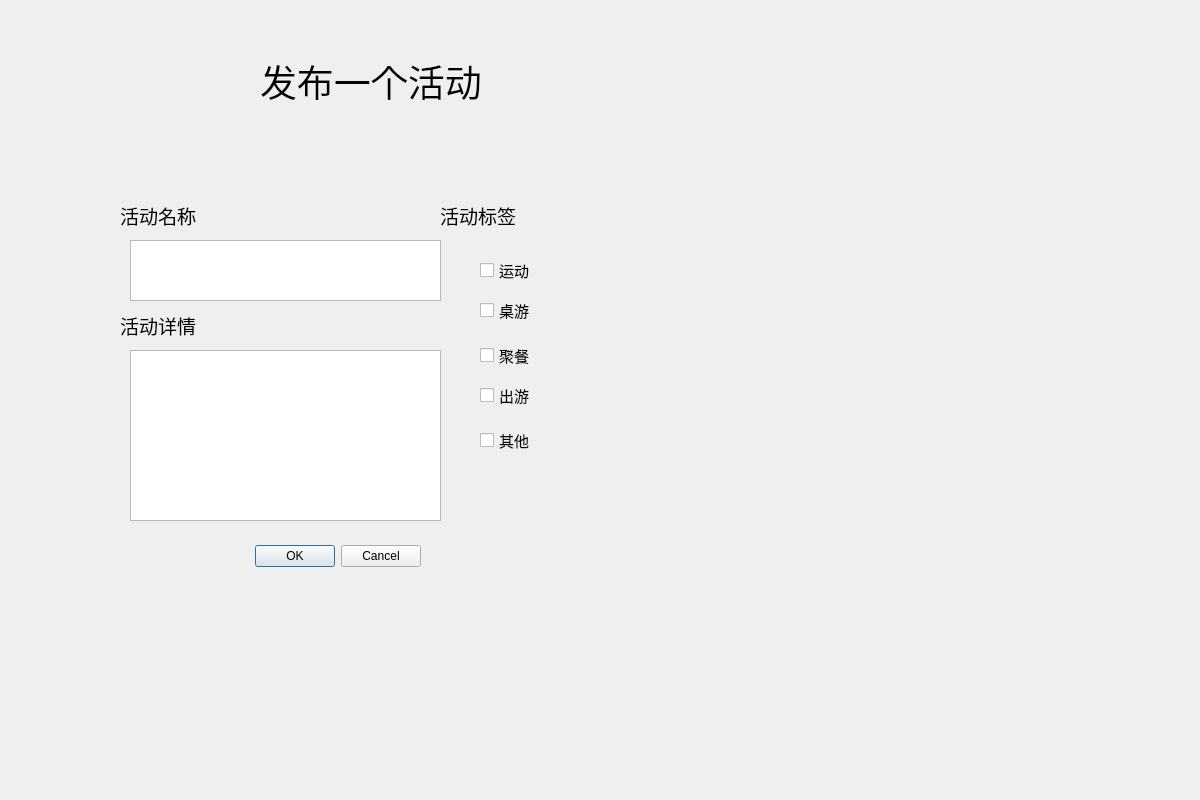
<?xml version="1.0" encoding="UTF-8"?>
<ui version="4.0">
 <class>publishWindow</class>
 <widget class="QDialog" name="publishWindow">
  <property name="windowModality">
   <enum>Qt::ApplicationModal</enum>
  </property>
  <property name="geometry">
   <rect>
    <x>0</x>
    <y>0</y>
    <width>1200</width>
    <height>800</height>
   </rect>
  </property>
  <property name="sizePolicy">
   <sizepolicy hsizetype="Fixed" vsizetype="Fixed">
    <horstretch>0</horstretch>
    <verstretch>0</verstretch>
   </sizepolicy>
  </property>
  <property name="minimumSize">
   <size>
    <width>1200</width>
    <height>800</height>
   </size>
  </property>
  <property name="maximumSize">
   <size>
    <width>1200</width>
    <height>800</height>
   </size>
  </property>
  <property name="windowTitle">
   <string>发起一个活动QAQ</string>
  </property>
  <widget class="QDialogButtonBox" name="publishButton">
   <property name="geometry">
    <rect>
     <x>210</x>
     <y>540</y>
     <width>211</width>
     <height>32</height>
    </rect>
   </property>
   <property name="orientation">
    <enum>Qt::Horizontal</enum>
   </property>
   <property name="standardButtons">
    <set>QDialogButtonBox::Cancel|QDialogButtonBox::Ok</set>
   </property>
  </widget>
  <widget class="QTextEdit" name="actDetail">
   <property name="geometry">
    <rect>
     <x>130</x>
     <y>350</y>
     <width>311</width>
     <height>171</height>
    </rect>
   </property>
   <property name="font">
    <font>
     <family>楷体</family>
     <pointsize>12</pointsize>
    </font>
   </property>
  </widget>
  <widget class="QLabel" name="label_actDetail">
   <property name="geometry">
    <rect>
     <x>120</x>
     <y>300</y>
     <width>131</width>
     <height>51</height>
    </rect>
   </property>
   <property name="font">
    <font>
     <family>楷体</family>
     <pointsize>14</pointsize>
    </font>
   </property>
   <property name="text">
    <string>活动详情</string>
   </property>
  </widget>
  <widget class="QCheckBox" name="checkBox_sports">
   <property name="geometry">
    <rect>
     <x>480</x>
     <y>260</y>
     <width>121</width>
     <height>21</height>
    </rect>
   </property>
   <property name="font">
    <font>
     <family>楷体</family>
     <pointsize>11</pointsize>
    </font>
   </property>
   <property name="text">
    <string>运动</string>
   </property>
  </widget>
  <widget class="QCheckBox" name="checkBox_boardgame">
   <property name="geometry">
    <rect>
     <x>480</x>
     <y>300</y>
     <width>121</width>
     <height>21</height>
    </rect>
   </property>
   <property name="font">
    <font>
     <family>楷体</family>
     <pointsize>11</pointsize>
    </font>
   </property>
   <property name="text">
    <string>桌游</string>
   </property>
  </widget>
  <widget class="QCheckBox" name="checkBox_eatout">
   <property name="geometry">
    <rect>
     <x>480</x>
     <y>340</y>
     <width>121</width>
     <height>31</height>
    </rect>
   </property>
   <property name="font">
    <font>
     <family>楷体</family>
     <pointsize>11</pointsize>
    </font>
   </property>
   <property name="text">
    <string>聚餐</string>
   </property>
  </widget>
  <widget class="QCheckBox" name="checkBox_trip">
   <property name="geometry">
    <rect>
     <x>480</x>
     <y>380</y>
     <width>121</width>
     <height>31</height>
    </rect>
   </property>
   <property name="font">
    <font>
     <family>楷体</family>
     <pointsize>11</pointsize>
    </font>
   </property>
   <property name="text">
    <string>出游</string>
   </property>
  </widget>
  <widget class="QCheckBox" name="checkBox_others">
   <property name="geometry">
    <rect>
     <x>480</x>
     <y>420</y>
     <width>121</width>
     <height>41</height>
    </rect>
   </property>
   <property name="font">
    <font>
     <family>楷体</family>
     <pointsize>11</pointsize>
    </font>
   </property>
   <property name="text">
    <string>其他</string>
   </property>
  </widget>
  <widget class="QLabel" name="label_tag">
   <property name="geometry">
    <rect>
     <x>440</x>
     <y>190</y>
     <width>131</width>
     <height>51</height>
    </rect>
   </property>
   <property name="font">
    <font>
     <family>楷体</family>
     <pointsize>14</pointsize>
    </font>
   </property>
   <property name="text">
    <string>活动标签</string>
   </property>
  </widget>
  <widget class="QLabel" name="label_actName">
   <property name="geometry">
    <rect>
     <x>120</x>
     <y>190</y>
     <width>131</width>
     <height>51</height>
    </rect>
   </property>
   <property name="font">
    <font>
     <family>楷体</family>
     <pointsize>14</pointsize>
    </font>
   </property>
   <property name="text">
    <string>活动名称</string>
   </property>
  </widget>
  <widget class="QTextEdit" name="actName">
   <property name="geometry">
    <rect>
     <x>130</x>
     <y>240</y>
     <width>311</width>
     <height>61</height>
    </rect>
   </property>
   <property name="font">
    <font>
     <family>楷体</family>
     <pointsize>12</pointsize>
    </font>
   </property>
  </widget>
  <widget class="QLabel" name="labelframe">
   <property name="geometry">
    <rect>
     <x>83</x>
     <y>161</y>
     <width>491</width>
     <height>501</height>
    </rect>
   </property>
   <property name="styleSheet">
    <string notr="true"/>
   </property>
   <property name="text">
    <string/>
   </property>
  </widget>
  <widget class="QLabel" name="labelframe_2">
   <property name="geometry">
    <rect>
     <x>580</x>
     <y>160</y>
     <width>531</width>
     <height>501</height>
    </rect>
   </property>
   <property name="styleSheet">
    <string notr="true">border-image: url(:/file/activity.png);</string>
   </property>
   <property name="text">
    <string/>
   </property>
  </widget>
  <widget class="QLabel" name="label_title">
   <property name="geometry">
    <rect>
     <x>260</x>
     <y>50</y>
     <width>521</width>
     <height>61</height>
    </rect>
   </property>
   <property name="font">
    <font>
     <family>楷体</family>
     <pointsize>28</pointsize>
    </font>
   </property>
   <property name="text">
    <string>发布一个活动</string>
   </property>
  </widget>
  <widget class="QLabel" name="label_background">
   <property name="geometry">
    <rect>
     <x>0</x>
     <y>0</y>
     <width>1201</width>
     <height>801</height>
    </rect>
   </property>
   <property name="text">
    <string/>
   </property>
  </widget>
  <zorder>label_background</zorder>
  <zorder>labelframe</zorder>
  <zorder>publishButton</zorder>
  <zorder>actDetail</zorder>
  <zorder>label_actDetail</zorder>
  <zorder>checkBox_sports</zorder>
  <zorder>checkBox_boardgame</zorder>
  <zorder>checkBox_eatout</zorder>
  <zorder>checkBox_trip</zorder>
  <zorder>checkBox_others</zorder>
  <zorder>label_tag</zorder>
  <zorder>label_actName</zorder>
  <zorder>actName</zorder>
  <zorder>labelframe_2</zorder>
  <zorder>label_title</zorder>
 </widget>
 <resources/>
 <connections>
  <connection>
   <sender>publishButton</sender>
   <signal>accepted()</signal>
   <receiver>publishWindow</receiver>
   <slot>accept()</slot>
   <hints>
    <hint type="sourcelabel">
     <x>248</x>
     <y>254</y>
    </hint>
    <hint type="destinationlabel">
     <x>157</x>
     <y>274</y>
    </hint>
   </hints>
  </connection>
  <connection>
   <sender>publishButton</sender>
   <signal>rejected()</signal>
   <receiver>publishWindow</receiver>
   <slot>reject()</slot>
   <hints>
    <hint type="sourcelabel">
     <x>316</x>
     <y>260</y>
    </hint>
    <hint type="destinationlabel">
     <x>286</x>
     <y>274</y>
    </hint>
   </hints>
  </connection>
 </connections>
</ui>
